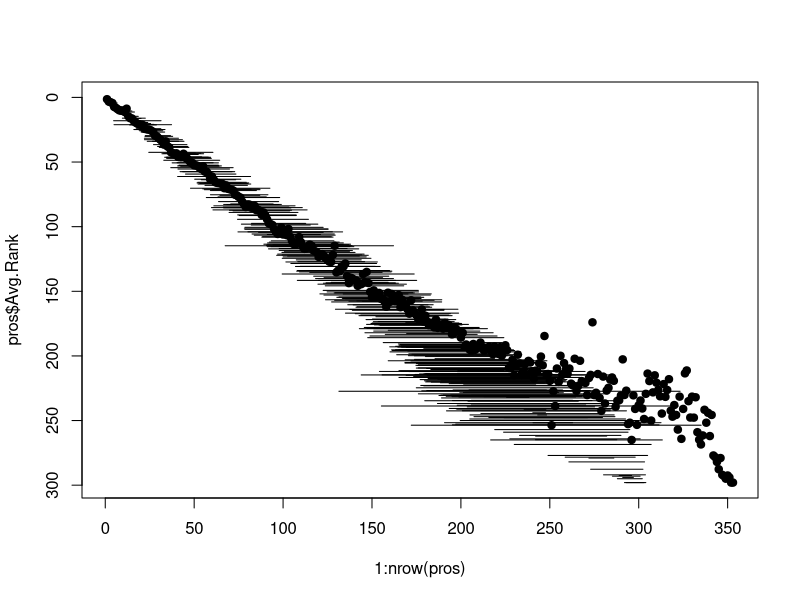

This figure's R source:
pros <- read.csv("pros.csv")
plot(1:nrow(pros), pros$Avg.Rank, ylim=c(max(pros$Avg.Rank), 0), pch=19)
lines(rbind(pros$Avg.Rank-pros$Std.Dev, pros$Avg.Rank+pros$Std.Dev, NA), rbind(pros$Avg.Rank, pros$Avg.Rank, NA))
